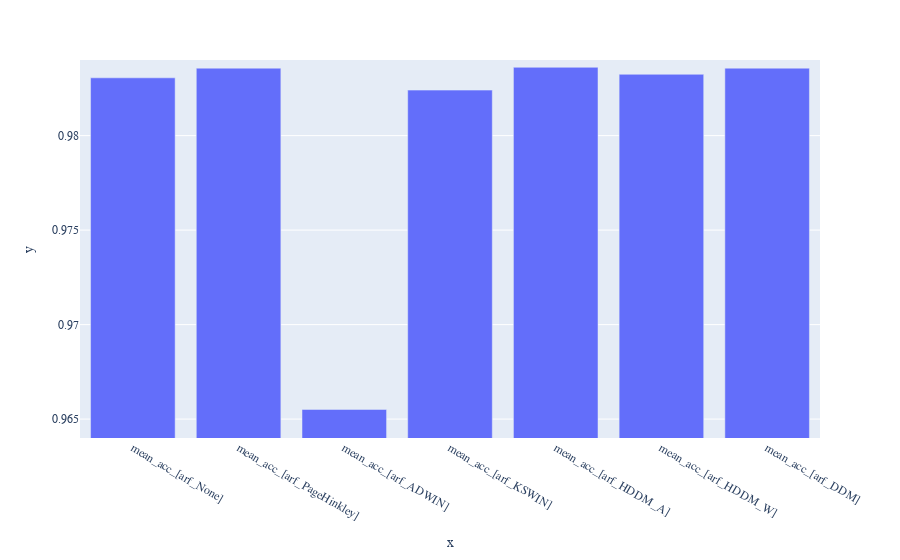

Here is the notebook cell this chart was saved with:
### Code cell
# mean accuracies
fig = px.bar(x = df_test_results.iloc[112,1:15:2].keys(), y = df_test_results.iloc[112,1:15:2].values, range_y = [0.964, 0.984])
fig.update_layout(
    font_family="Times New Roman",
)

### Figure 1 — Plotly figure (JSON) as saved in the notebook; plotly's stock layout.template omitted (floating-point values rounded to 4 significant figures)
{"data": [{"alignmentgroup": "True", "hovertemplate": "x=%{x}<br>y=%{y}<extra></extra>", "legendgroup": "", "marker": {"color": "#636efa", "pattern": {"shape": ""}}, "name": "", "offsetgroup": "", "orientation": "v", "showlegend": false, "textposition": "auto", "type": "bar", "x": ["mean_acc_[arf_None]", "mean_acc_[arf_PageHinkley]", "mean_acc_[arf_ADWIN]", "mean_acc_[arf_KSWIN]", "mean_acc_[arf_HDDM_A]", "mean_acc_[arf_HDDM_W]", "mean_acc_[arf_DDM]"], "xaxis": "x", "y": [0.9831, 0.9836, 0.9655, 0.9824, 0.9836, 0.9832, 0.9836], "yaxis": "y"}], "layout": {"barmode": "relative", "font": {"family": "Times New Roman"}, "legend": {"tracegroupgap": 0}, "margin": {"t": 60}, "xaxis": {"anchor": "y", "domain": [0, 1], "title": {"text": "x"}, "type": "category", "range": [-0.5, 6.5], "autorange": true}, "yaxis": {"anchor": "x", "domain": [0, 1], "range": [0.964, 0.984], "title": {"text": "y"}, "type": "linear"}, "autosize": true}}
